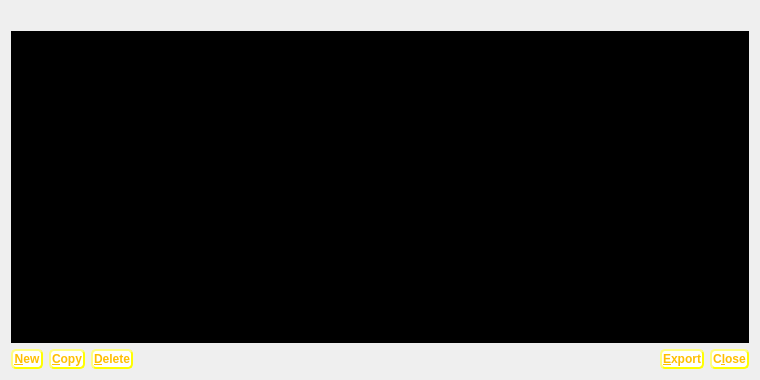
<?xml version="1.0" encoding="UTF-8"?>
<ui version="4.0">
 <class>AddressBookPage</class>
 <widget class="QWidget" name="AddressBookPage">
  <property name="geometry">
   <rect>
    <x>0</x>
    <y>0</y>
    <width>760</width>
    <height>380</height>
   </rect>
  </property>
  <property name="styleSheet">
   <string notr="true">QWidget#AddressBookPage { background-image: url(:/icons/Background);}
QWidget#tableView {background-color: black;color: #FFBF00;}
QLabel {color: #FFBF00;}
QRadioButton {color: #FFBF00;}
QCheckBox {color: #FFBF00;}
QPushButton {background-color: white;
    border-style: outset;
    border-width: 2px;
    border-radius: 5px;
    border-color: yellow;
    font: bold 12px;
    min-width: 6em;
    padding: 1px;
	color: #FFBF00
}</string>
  </property>
  <layout class="QVBoxLayout" name="verticalLayout">
   <item>
    <widget class="QLabel" name="labelExplanation">
     <property name="textFormat">
      <enum>Qt::PlainText</enum>
     </property>
     <property name="wordWrap">
      <bool>true</bool>
     </property>
    </widget>
   </item>
   <item>
    <widget class="QTableView" name="tableView">
     <property name="contextMenuPolicy">
      <enum>Qt::CustomContextMenu</enum>
     </property>
     <property name="toolTip">
      <string>Right-click to edit address or label</string>
     </property>
     <property name="tabKeyNavigation">
      <bool>false</bool>
     </property>
     <property name="alternatingRowColors">
      <bool>true</bool>
     </property>
     <property name="selectionMode">
      <enum>QAbstractItemView::SingleSelection</enum>
     </property>
     <property name="selectionBehavior">
      <enum>QAbstractItemView::SelectRows</enum>
     </property>
     <property name="sortingEnabled">
      <bool>true</bool>
     </property>
     <attribute name="verticalHeaderVisible">
      <bool>false</bool>
     </attribute>
    </widget>
   </item>
   <item>
    <layout class="QHBoxLayout" name="horizontalLayout">
     <item>
      <widget class="QPushButton" name="newAddress">
       <property name="toolTip">
        <string>Create a new address</string>
       </property>
       <property name="text">
        <string>&amp;New</string>
       </property>
       <property name="icon">
        <iconset resource="../ilcoin.qrc">
         <normaloff>:/icons/add</normaloff>:/icons/add</iconset>
       </property>
       <property name="autoDefault">
        <bool>false</bool>
       </property>
      </widget>
     </item>
     <item>
      <widget class="QPushButton" name="copyAddress">
       <property name="toolTip">
        <string>Copy the currently selected address to the system clipboard</string>
       </property>
       <property name="text">
        <string>&amp;Copy</string>
       </property>
       <property name="icon">
        <iconset resource="../ilcoin.qrc">
         <normaloff>:/icons/editcopy</normaloff>:/icons/editcopy</iconset>
       </property>
       <property name="autoDefault">
        <bool>false</bool>
       </property>
      </widget>
     </item>
     <item>
      <widget class="QPushButton" name="deleteAddress">
       <property name="toolTip">
        <string>Delete the currently selected address from the list</string>
       </property>
       <property name="text">
        <string>&amp;Delete</string>
       </property>
       <property name="icon">
        <iconset resource="../ilcoin.qrc">
         <normaloff>:/icons/remove</normaloff>:/icons/remove</iconset>
       </property>
       <property name="autoDefault">
        <bool>false</bool>
       </property>
      </widget>
     </item>
     <item>
      <spacer name="horizontalSpacer">
       <property name="orientation">
        <enum>Qt::Horizontal</enum>
       </property>
       <property name="sizeHint" stdset="0">
        <size>
         <width>40</width>
         <height>20</height>
        </size>
       </property>
      </spacer>
     </item>
     <item>
      <widget class="QPushButton" name="exportButton">
       <property name="enabled">
        <bool>true</bool>
       </property>
       <property name="font">
        <font>
         <pointsize>-1</pointsize>
         <weight>75</weight>
         <italic>false</italic>
         <bold>true</bold>
        </font>
       </property>
       <property name="toolTip">
        <string>Export the data in the current tab to a file</string>
       </property>
       <property name="text">
        <string>&amp;Export</string>
       </property>
       <property name="icon">
        <iconset resource="../ilcoin.qrc">
         <normaloff>:/icons/export</normaloff>:/icons/export</iconset>
       </property>
       <property name="autoDefault">
        <bool>false</bool>
       </property>
       <property name="default">
        <bool>false</bool>
       </property>
       <property name="flat">
        <bool>false</bool>
       </property>
      </widget>
     </item>
     <item>
      <widget class="QPushButton" name="closeButton">
       <property name="sizePolicy">
        <sizepolicy hsizetype="Minimum" vsizetype="Minimum">
         <horstretch>0</horstretch>
         <verstretch>0</verstretch>
        </sizepolicy>
       </property>
       <property name="text">
        <string>C&amp;lose</string>
       </property>
       <property name="autoDefault">
        <bool>false</bool>
       </property>
      </widget>
     </item>
    </layout>
   </item>
  </layout>
 </widget>
 <resources>
  <include location="../ilcoin.qrc"/>
 </resources>
 <connections/>
</ui>
